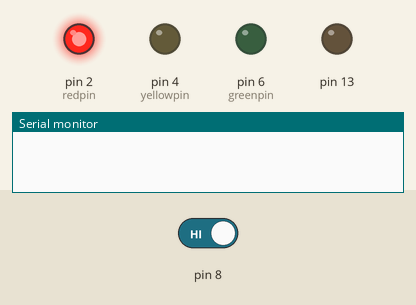
The sketch below on a simulated Arduino Uno, built with avr-gcc and run on an emulated ATmega328P. Shown: output pins drawn as LEDs (lit = HIGH), the last lines printed to the serial monitor. The inputs (shaded band) are chosen by the test bench; at power-on: pin 8 HIGH.

Above: at 1.2 s.
1.3 s: pin 8 driven LOW
At 1.9 s:
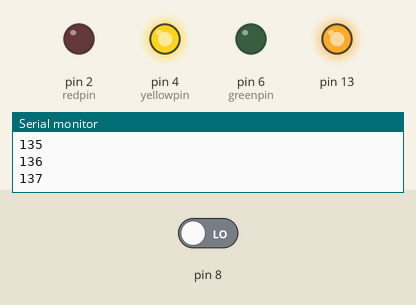
2.8 s: pin 8 driven HIGH
At 3.1 s:
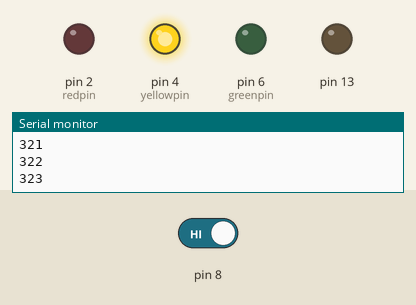
Timing chart, 0 to 5.8 s (numbered marks = the images above; inputs shaded):
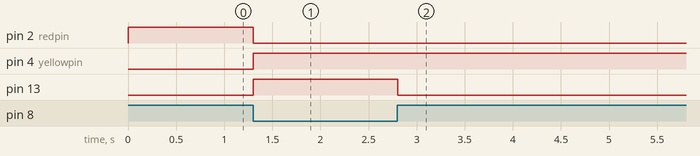

Measured:
- after the input at 1.3 s, pin 2 (redpin): HIGH → LOW at once; pin 4 (yellowpin), pin 13: LOW → HIGH at once
- after the input at 2.8 s, pin 13: HIGH → LOW at once

The sketch:

aniq_bhaiya_project.ino
```cpp
int d;
int redpin=2;
int yellowpin=4;
int greenpin=6;
int count=0;
void setup() {
  // put your setup code here, to run once:
  Serial.begin(9600);
  pinMode(redpin,OUTPUT);
  pinMode(yellowpin,OUTPUT);
  pinMode(greenpin,OUTPUT);
  digitalWrite(redpin,LOW);
  digitalWrite(yellowpin,LOW);
  digitalWrite(greenpin,LOW);
  pinMode(8,INPUT);
  pinMode(13,OUTPUT);
}

void loop() {
  // put your main code here, to run repeatedly:
  d=digitalRead(8);
  if(d==0)
  {
  Serial.println(count++);
  digitalWrite(13,HIGH);

  }
 else
  {
  digitalWrite(13,LOW);
  //Serial.println(count++);
  }


//  while(count>=0&&count<=5){
//    digitalWrite(redpin,HIGH);
//    digitalWrite(yellowpin,LOW);
//    digitalWrite(greenpin,LOW);
//    delay(1000);
//    count++;
//  }
//  while(count>5&&count<=7){
//    digitalWrite(redpin,LOW);
//    digitalWrite(yellowpin, HIGH);
//    digitalWrite(greenpin,LOW);
//    delay(1000);
//    count++;
//  }
//  while(count>7&&count<=10){
//    digitalWrite(redpin,LOW);
//    digitalWrite(yellowpin,LOW);
//    digitalWrite(greenpin,HIGH);
//    delay(1000);
//    count++;
//  }
//  count=0;
if(count>=0&&count<=5){
  digitalWrite(redpin,HIGH);
    digitalWrite(yellowpin,LOW);
    digitalWrite(greenpin,LOW);
 //   delay(1000);
  //  count++;
}
else if(count>5&&count<=7){
  digitalWrite(redpin,LOW);
    digitalWrite(yellowpin,HIGH);
    digitalWrite(greenpin,LOW);
 //   delay(1000);
  //  count++;
}
else
{
  digitalWrite(redpin,LOW);
    digitalWrite(yellowpin,HIGH);
    digitalWrite(greenpin,LOW);
 //   delay(1000);
  //  count++;
}
//Serial.println(count);
}
```
